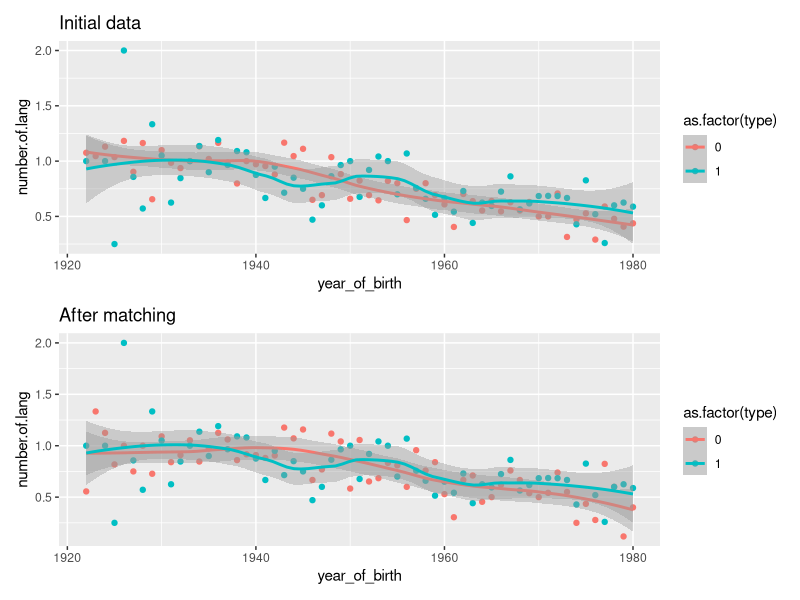
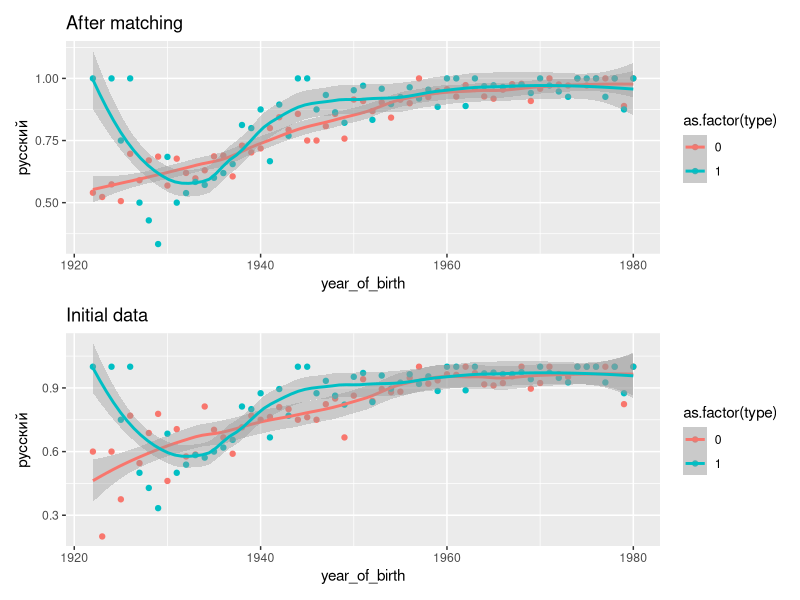

These charts were generated, in order, by the following R code:
## ---- chunk 1
library(tidyverse)
library(MatchIt)
library(patchwork)

ITM <- read.csv("data/ITM.csv")
russian <- read.csv("data/russian.csv")
## ---- chunk 2
# type == 1 means direct data, type == 0 otherwise
set.seed(1)
mod_match_ITM <- matchit(type ~ year_of_birth 
                         + language.population 
                         + elevation 
                         + village.population
                         + mother.tongue
                         + residence
                         + sex,
                         method = "nearest",
                         distance = "randomforest",
                         data=ITM,
                         discard='both'
                         )
dta_m_ITM <- match.data(mod_match_ITM)
## ---- chunk 3
t.test(number.of.lang ~ type, data = dta_m_ITM)
## ---- chunk 4
dta_m_ITM %>% 
  group_by(year_of_birth, type) %>%
  summarise_all(funs(mean)) %>%
  ggplot(aes(x=year_of_birth, y=number.of.lang, color=as.factor(type))) + 
  geom_point() + geom_smooth(method='loess', span=0.5) + ggtitle("After matching")-> fig_m_ITM
ITM %>% 
  group_by(year_of_birth, type) %>%
  summarise_all(funs(mean)) %>%
  ggplot(aes(x=year_of_birth, y=number.of.lang, color=as.factor(type))) + 
  geom_point() + geom_smooth(method='loess', span=0.5) + ggtitle("Initial data") -> fig_ITM
fig_ITM / fig_m_ITM
## ---- chunk 5
mod_match_russian <- matchit(type ~ year_of_birth 
                         + language.population 
                         + elevation 
                         + village.population
                         + mother.tongue
                         + residence
                         + sex,
              method = "nearest", 
              distance = "randomforest",
              data = russian)
dta_m_russian <- match.data(mod_match_russian)
## ---- chunk 6
fit <- glm(русский ~ type, 
                  family=binomial(link='logit'), 
                  data=dta_m_russian)
summary(fit)
## ---- chunk 7
russian %>% 
  group_by(year_of_birth, type) %>%
  summarise_all(funs(mean)) %>%
  ggplot(aes(x=year_of_birth, y=русский, color=as.factor(type))) + 
  geom_point() + geom_smooth(method='loess', span=0.5) + ggtitle("After matching")-> fig_russian
dta_m_russian %>% 
  group_by(year_of_birth, type) %>%
  summarise_all(funs(mean)) %>%
  ggplot(aes(x=year_of_birth, y=русский, color=as.factor(type))) + 
  geom_point() + geom_smooth(method='loess', span=0.5) + ggtitle("Initial data")-> fig_m_russian

fig_russian / fig_m_russian
